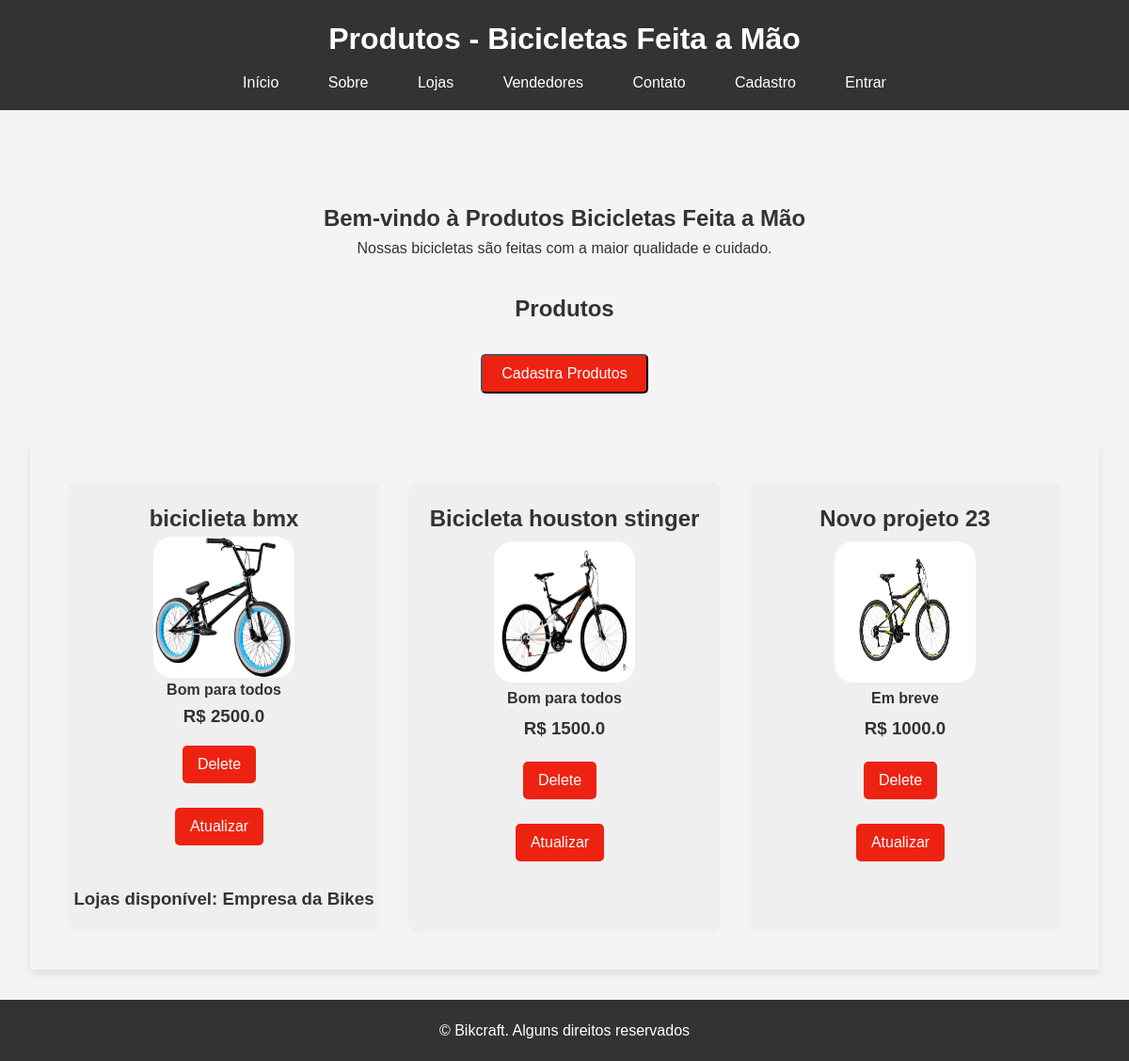
Page /produtos/ on the earlier database version.
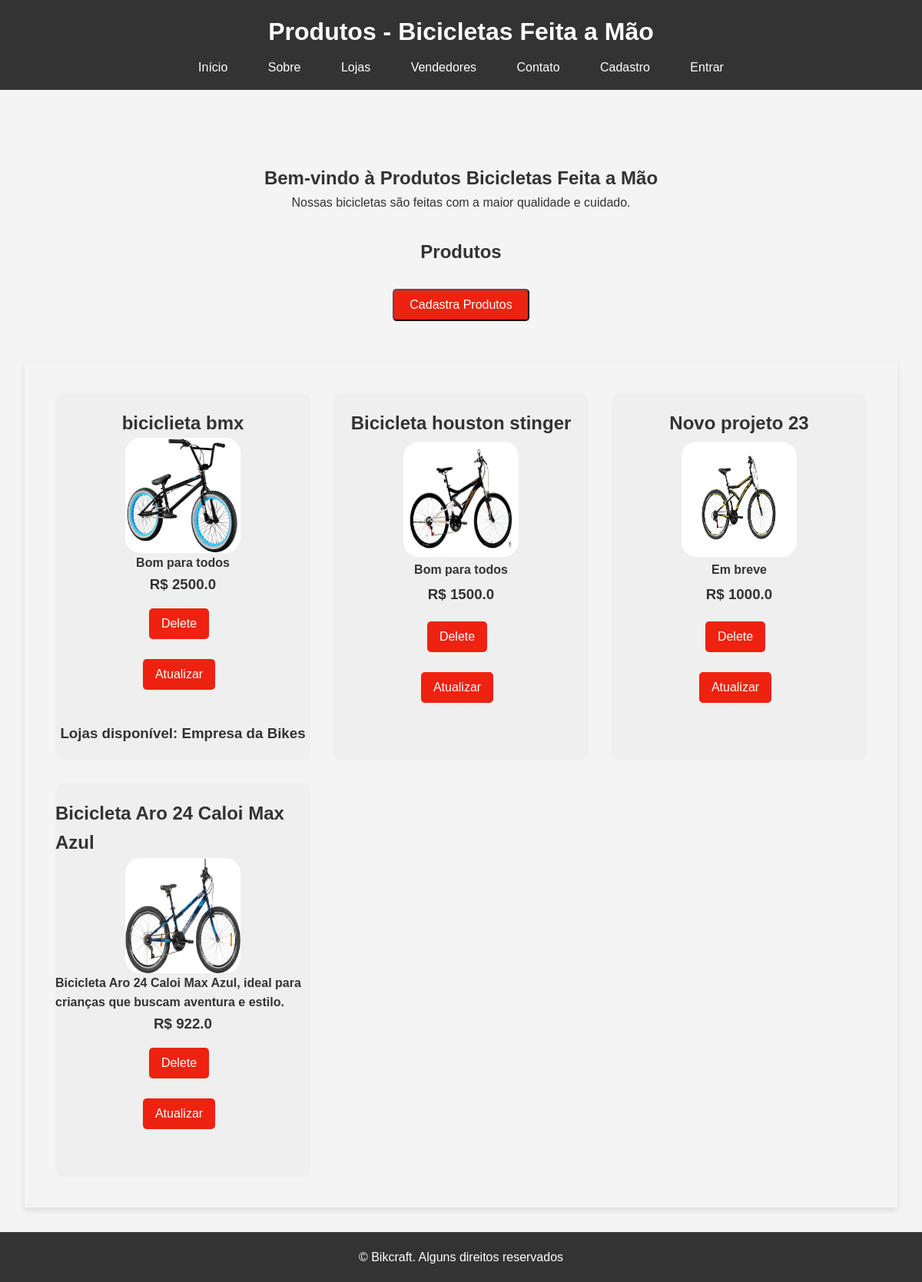
Same page on the later database version.
### bikcraft/models.py (models this page shows, shortened)
class Bike(models.Model):
    modelo = models.CharField(max_length=255, verbose_name='Modelo')
    preco = models.FloatField(verbose_name='Preço')
    descricao = models.TextField(verbose_name='Descrição', blank=True, null=True)
    foto = models.ImageField(upload_to='media/bikcraft/', blank=True, null=True, verbose_name='Foto')

class Lojas(models.Model):
    nome = models.CharField(max_length=30, verbose_name='Nome da Loja')
    produtos = models.ManyToManyField(Bike, verbose_name='Produtos')
    cnpj = models.CharField(max_length=14, verbose_name='CNPJ')
    detalhe = models.TextField(blank=True, null=True, verbose_name='Descrição')
    def __str__(self):
        return self.nome

### bikcraft/views.py (the view)
# urls.py: path('produtos/', views.ListProdutosView.as_view(), name='pagina-produtos'),
class ListProdutosView(ListView):
    model = Bike
    template_name = 'produtos.html'
    context_object_name = 'produtos'

### bikcraft/templates/produtos.html (shortened to what this page needs)
{% extends "base/produtos.html" %}
{% load static %}
{% block conteudo %}
<main>
    <section id="home">
        <h2><center>Bem-vindo à Produtos Bicicletas Feita a Mão</center></h2>
        <p><center>Nossas bicicletas são feitas com a maior qualidade e cuidado.</center></p>
    </section>
    <h2><center>Produtos</center></h2>
    <br>
    <div class="button-cadastra">
        <a href='{% url "cadastrar-produtos" %}'><button>Cadastra Produtos</button></a>
    </div>
    <br>
    <br>
    <section id="products">
        {% for produto in produtos %}
            <div class='product-card'>
                <h2>{{produto.modelo}}</h2>
                <img class='foto' src='{{produto.foto.url}}'/>
                <h4>{{produto.descricao}}</h4>
                <h3> R$ {{produto.preco}}</h3>
                <div class="button-container">
			        <form method='POST' action='{% url "deleta-produto" produto.id %}'>
				        <center><button type='submit'>Delete</button></center>
			        </form>
                    <br>
                    <center><a id='atualizado' href='{% url "pagina-atualizado" produto.id %}'><button id='atualiza'>Atualizar</button></a></center>
                </div>
                <br>
                <div class='lista_lojas'>
                    {% for loja in produto.lojas_set.all %}
                        <h3>Lojas disponível: {{loja}}</h3>
                    {% endfor %}
                </div>
            </div>
        {% endfor %}
    </section>
</main>
{% endblock conteudo %}

Differences in the rows shown:
added Bike: modelo "Bicicleta Aro 24 Caloi Max Azul", foto (picture), descricao "Bicicleta Aro 24 Caloi Max Azul, ideal para crianças que buscam aventura e estilo.", preco "922.0"
